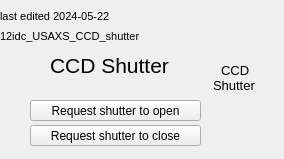
<?xml version="1.0" encoding="UTF-8"?>
<ui version="4.0">
 <class>Form</class>
 <widget class="caFrame" name="Form">
  <property name="geometry">
   <rect>
    <x>0</x>
    <y>0</y>
    <width>284</width>
    <height>159</height>
   </rect>
  </property>
  <property name="windowTitle">
   <string>Form</string>
  </property>
  <widget class="QLabel" name="label_36">
   <property name="geometry">
    <rect>
     <x>213</x>
     <y>75</y>
     <width>51</width>
     <height>21</height>
    </rect>
   </property>
   <property name="font">
    <font>
     <pointsize>10</pointsize>
    </font>
   </property>
   <property name="styleSheet">
    <string notr="true">color: rgb(0, 0, 0)</string>
   </property>
   <property name="text">
    <string>&lt;html&gt;&lt;head/&gt;&lt;body&gt;&lt;p&gt;Shutter&lt;/p&gt;&lt;/body&gt;&lt;/html&gt;</string>
   </property>
  </widget>
  <widget class="caMessageButton" name="camessagebutton_10">
   <property name="geometry">
    <rect>
     <x>30</x>
     <y>125</y>
     <width>171</width>
     <height>21</height>
    </rect>
   </property>
   <property name="text">
    <string>Request shutter to close</string>
   </property>
   <property name="channel" stdset="0">
    <string notr="true">usxRIO:Galil2Bo0_CMD</string>
   </property>
   <property name="foreground">
    <color>
     <red>255</red>
     <green>255</green>
     <blue>255</blue>
    </color>
   </property>
   <property name="background">
    <color>
     <red>0</red>
     <green>0</green>
     <blue>140</blue>
    </color>
   </property>
   <property name="pressMessage">
    <string notr="true">0</string>
   </property>
  </widget>
  <widget class="caPolyLine" name="caPolygon_12">
   <property name="geometry">
    <rect>
     <x>222</x>
     <y>95</y>
     <width>35</width>
     <height>60</height>
    </rect>
   </property>
   <property name="foreground">
    <color>
     <red>184</red>
     <green>184</green>
     <blue>188</blue>
    </color>
   </property>
   <property name="linestyle" stdset="0">
    <enum>caPolyLine::Solid</enum>
   </property>
   <property name="lineSize">
    <number>2</number>
   </property>
   <property name="lineColor">
    <color>
     <red>0</red>
     <green>0</green>
     <blue>0</blue>
    </color>
   </property>
   <property name="xyPairs" stdset="0">
    <string>0,47;35,60;35,11;0,0;0,47</string>
   </property>
   <property name="fillstyle" stdset="0">
    <enum>caPolyLine::Filled</enum>
   </property>
   <property name="polystyle" stdset="0">
    <enum>caPolyLine::Polygon</enum>
   </property>
   <property name="visibility">
    <enum>caPolyLine::IfNotZero</enum>
   </property>
   <property name="channel" stdset="0">
    <string>12idcUSX:pmm01:reg01:bo01</string>
   </property>
  </widget>
  <widget class="QLabel" name="label_37">
   <property name="geometry">
    <rect>
     <x>221</x>
     <y>60</y>
     <width>31</width>
     <height>21</height>
    </rect>
   </property>
   <property name="font">
    <font>
     <pointsize>10</pointsize>
    </font>
   </property>
   <property name="styleSheet">
    <string notr="true">color: rgb(0, 0, 0)</string>
   </property>
   <property name="text">
    <string>&lt;html&gt;&lt;head/&gt;&lt;body&gt;&lt;p&gt;CCD&lt;/p&gt;&lt;/body&gt;&lt;/html&gt;</string>
   </property>
  </widget>
  <widget class="caPolyLine" name="caPolygon_4">
   <property name="geometry">
    <rect>
     <x>230</x>
     <y>100</y>
     <width>20</width>
     <height>28</height>
    </rect>
   </property>
   <property name="foreground">
    <color>
     <red>0</red>
     <green>216</green>
     <blue>0</blue>
    </color>
   </property>
   <property name="linestyle" stdset="0">
    <enum>caPolyLine::Solid</enum>
   </property>
   <property name="lineSize">
    <number>2</number>
   </property>
   <property name="lineColor">
    <color>
     <red>0</red>
     <green>216</green>
     <blue>0</blue>
    </color>
   </property>
   <property name="xyPairs" stdset="0">
    <string>0,22;20,28;20,5;0,0;0,22</string>
   </property>
   <property name="fillstyle" stdset="0">
    <enum>caPolyLine::Filled</enum>
   </property>
   <property name="polystyle" stdset="0">
    <enum>caPolyLine::Polygon</enum>
   </property>
   <property name="visibility">
    <enum>caPolyLine::IfNotZero</enum>
   </property>
   <property name="channel" stdset="0">
    <string notr="true">usxRIO:Galil2Bo0_CMD</string>
   </property>
  </widget>
  <widget class="caMessageButton" name="camessagebutton_5">
   <property name="geometry">
    <rect>
     <x>30</x>
     <y>100</y>
     <width>171</width>
     <height>21</height>
    </rect>
   </property>
   <property name="text">
    <string>Request shutter to open</string>
   </property>
   <property name="channel" stdset="0">
    <string notr="true">usxRIO:Galil2Bo0_CMD</string>
   </property>
   <property name="foreground">
    <color>
     <red>255</red>
     <green>255</green>
     <blue>255</blue>
    </color>
   </property>
   <property name="background">
    <color>
     <red>0</red>
     <green>0</green>
     <blue>140</blue>
    </color>
   </property>
   <property name="pressMessage">
    <string notr="true">1</string>
   </property>
  </widget>
  <widget class="QLabel" name="label_58">
   <property name="geometry">
    <rect>
     <x>50</x>
     <y>50</y>
     <width>151</width>
     <height>32</height>
    </rect>
   </property>
   <property name="font">
    <font>
     <pointsize>16</pointsize>
     <weight>75</weight>
     <bold>true</bold>
    </font>
   </property>
   <property name="styleSheet">
    <string notr="true">color:rgb(0, 0, 0)</string>
   </property>
   <property name="text">
    <string>&lt;html&gt;&lt;head/&gt;&lt;body&gt;&lt;p&gt;&lt;span style=&quot; font-weight:400;&quot;&gt;CCD Shutter &lt;/span&gt;&lt;/p&gt;&lt;/body&gt;&lt;/html&gt;</string>
   </property>
  </widget>
  <widget class="caPolyLine" name="caPolygon_6">
   <property name="geometry">
    <rect>
     <x>230</x>
     <y>120</y>
     <width>20</width>
     <height>28</height>
    </rect>
   </property>
   <property name="foreground">
    <color>
     <red>255</red>
     <green>0</green>
     <blue>0</blue>
    </color>
   </property>
   <property name="linestyle" stdset="0">
    <enum>caPolyLine::Solid</enum>
   </property>
   <property name="lineSize">
    <number>2</number>
   </property>
   <property name="lineColor">
    <color>
     <red>255</red>
     <green>0</green>
     <blue>0</blue>
    </color>
   </property>
   <property name="xyPairs" stdset="0">
    <string>0,22;20,28;20,5;0,0;0,22</string>
   </property>
   <property name="fillstyle" stdset="0">
    <enum>caPolyLine::Filled</enum>
   </property>
   <property name="polystyle" stdset="0">
    <enum>caPolyLine::Polygon</enum>
   </property>
   <property name="visibility">
    <enum>caPolyLine::IfZero</enum>
   </property>
   <property name="channel" stdset="0">
    <string notr="true">usxRIO:Galil2Bo0_CMD</string>
   </property>
  </widget>
  <widget class="QLabel" name="label_59">
   <property name="geometry">
    <rect>
     <x>0</x>
     <y>0</y>
     <width>151</width>
     <height>32</height>
    </rect>
   </property>
   <property name="font">
    <font>
     <pointsize>8</pointsize>
     <weight>50</weight>
     <bold>false</bold>
     <kerning>false</kerning>
    </font>
   </property>
   <property name="styleSheet">
    <string notr="true">color:rgb(0, 0, 0)</string>
   </property>
   <property name="text">
    <string>last edited 2024-05-22</string>
   </property>
   <property name="textFormat">
    <enum>Qt::PlainText</enum>
   </property>
  </widget>
  <widget class="QLabel" name="label_60">
   <property name="geometry">
    <rect>
     <x>0</x>
     <y>20</y>
     <width>221</width>
     <height>32</height>
    </rect>
   </property>
   <property name="font">
    <font>
     <pointsize>8</pointsize>
     <weight>50</weight>
     <bold>false</bold>
     <kerning>false</kerning>
    </font>
   </property>
   <property name="styleSheet">
    <string notr="true">color:rgb(0, 0, 0)</string>
   </property>
   <property name="text">
    <string>12idc_USAXS_CCD_shutter</string>
   </property>
   <property name="textFormat">
    <enum>Qt::PlainText</enum>
   </property>
  </widget>
 </widget>
 <customwidgets>
  <customwidget>
   <class>caMessageButton</class>
   <extends>QPushButton</extends>
   <header>caMessageButton</header>
  </customwidget>
  <customwidget>
   <class>caFrame</class>
   <extends>QFrame</extends>
   <header>caFrame</header>
   <container>1</container>
  </customwidget>
  <customwidget>
   <class>caPolyLine</class>
   <extends>QWidget</extends>
   <header>caPolyLine</header>
  </customwidget>
 </customwidgets>
 <resources/>
 <connections/>
</ui>
